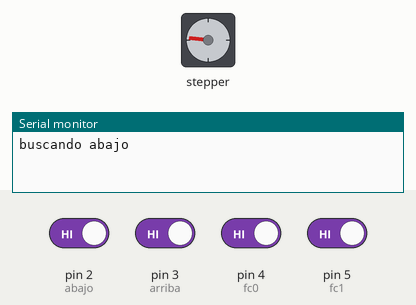
The sketch below on a simulated Arduino Uno, built with avr-gcc and run on an emulated ATmega328P. On the bench: stepper motor, the last lines printed to the serial monitor. Wiring (inferred from the names in the program): stepper motor driver (200 steps per turn assumed): step pin 9; direction pin 8. Inputs (shaded band) come from the test bench; at power-on: pin 2 (abajo), pin 3 (arriba), pin 4 (fc0), pin 5 (fc1) HIGH.

Above: at 0.8 s.
0.9 s: pin 4 (fc0) driven LOW
2.4 s: pin 3 (arriba) driven LOW
At 3.7 s:
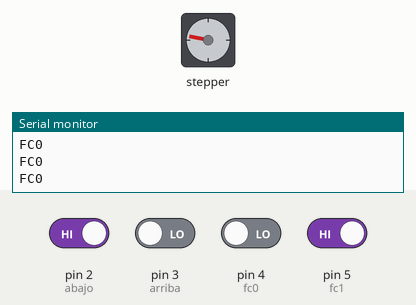
5.4 s: pin 4 (fc0) driven HIGH
At 5.86 s:
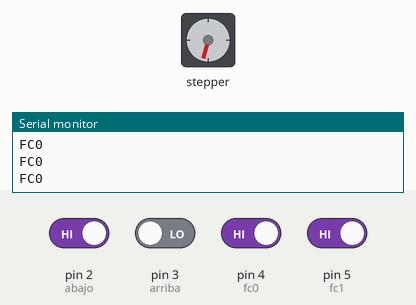
8.4 s: pin 5 (fc1) driven LOW
At 8.8 s:
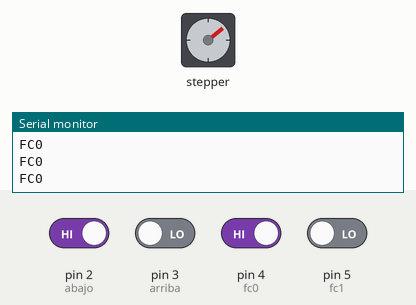
11.4 s: pin 5 (fc1) driven HIGH
At 11.56 s:
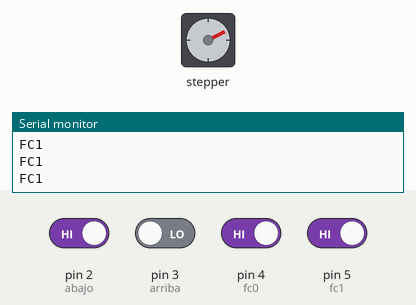
14.4 s: pin 2 (abajo) driven LOW
Timing chart, 0 to 17.4 s (numbered marks = the images above; inputs shaded):
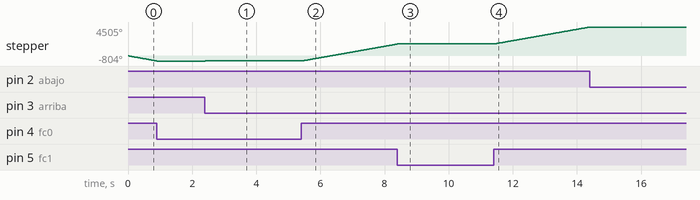

The sketch:

motores.ino
```cpp
const int dirPin = 8;
const int stepPin = 9;

const int arriba = 3;
const int abajo = 2;

const int fc0 = 4;
const int fc1 = 5;


int readArriba = HIGH;
int readAbajo = HIGH;
int readFc0 = HIGH;
int readFc1 = HIGH;

int piso = 0;

bool flagArriba = false;
bool flagAbajo = false;

long debounceDelay = 500;


int microPausa = 1000;
char option = '3';
int val = 0;

int periodo = 100;
unsigned long TiempoAhora = 0;

void setup() {

  pinMode(dirPin, OUTPUT);
  pinMode(stepPin, OUTPUT);
  pinMode(arriba, INPUT);
  pinMode(abajo, INPUT);
  pinMode(fc0, INPUT);
  pinMode(fc1, INPUT);
  Serial.begin(9600);
 Serial.println("buscando abajo");

  while(readFc0==true){
  digitalWrite(dirPin, LOW);
  stepMotor();
  readFc0 = digitalRead(fc0);

    }
   flagAbajo = true;
  Serial.println("INICIO");


}
void loop() {

  readArriba = digitalRead(arriba);
  readAbajo = digitalRead(abajo);
  readFc0 = digitalRead(fc0);
  readFc1 = digitalRead(fc1);

  if (readArriba == LOW ) {

    if (readArriba == LOW) {

        flagAbajo=false;
        digitalWrite(dirPin, HIGH);
        if(flagArriba==false){
         stepMotor();
        }


    }
  }


  if (readAbajo == LOW  ) {

    if (readAbajo == LOW) {
       flagArriba=false;
      digitalWrite(dirPin, LOW);
       if(flagAbajo==false){
         stepMotor();
        }


    }
  }


    if (readFc0 == LOW  ) {
      delay(debounceDelay);
      if (readFc0 == LOW) {
        flagAbajo = true;
        Serial.println("FC0");
      }
    }


    if (readFc1 == LOW  ) {
      delay(debounceDelay);
      if (readFc1 == LOW) {
        flagArriba==true;
        Serial.println("FC1");
      }
    }


}

void stepMotor() {

  digitalWrite(stepPin, HIGH);
  delayMicroseconds(microPausa);
  digitalWrite(stepPin, LOW);
  delayMicroseconds(microPausa);
}
```
